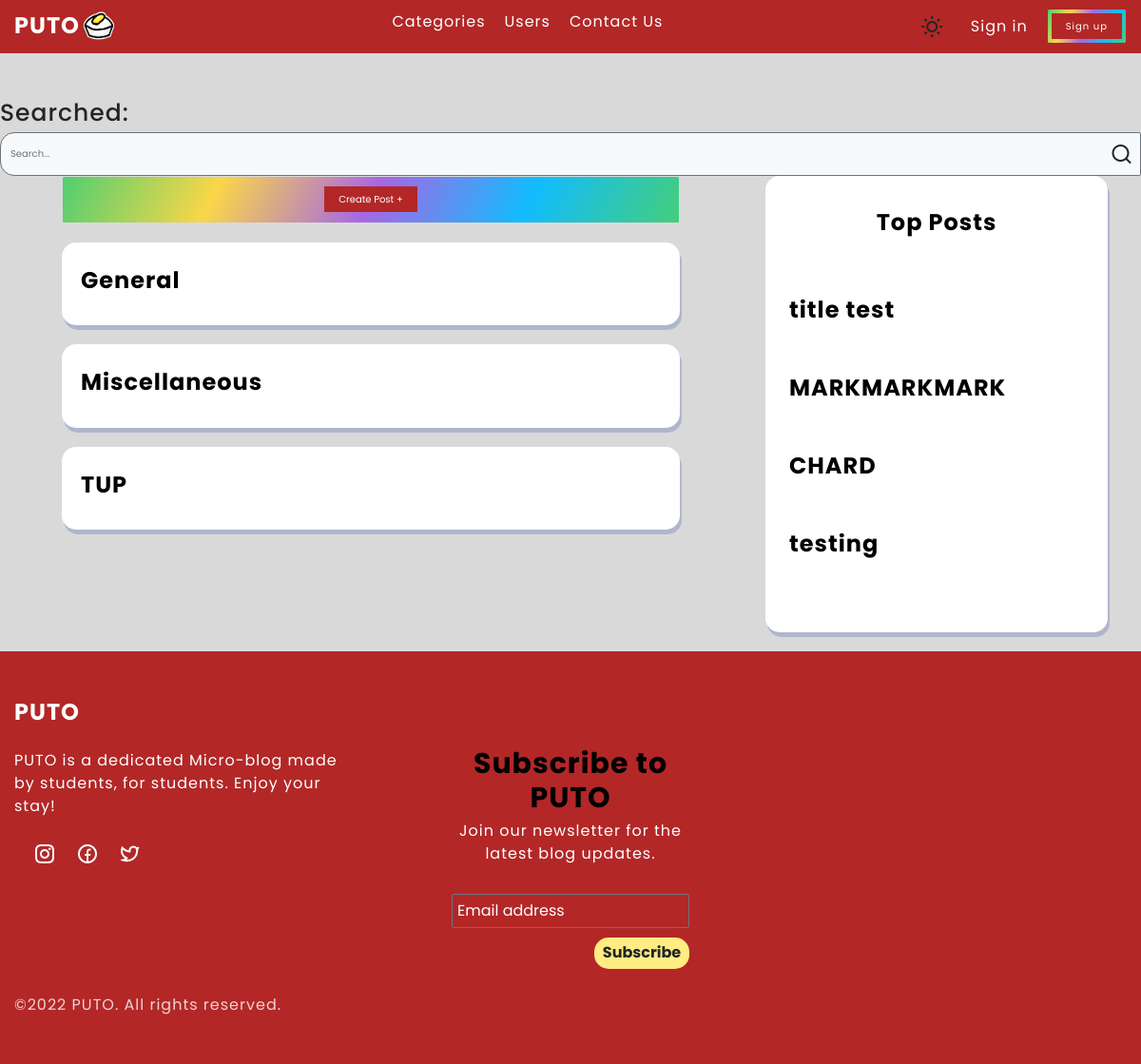
Before: /index.php/categories/skeyword with the older database file.
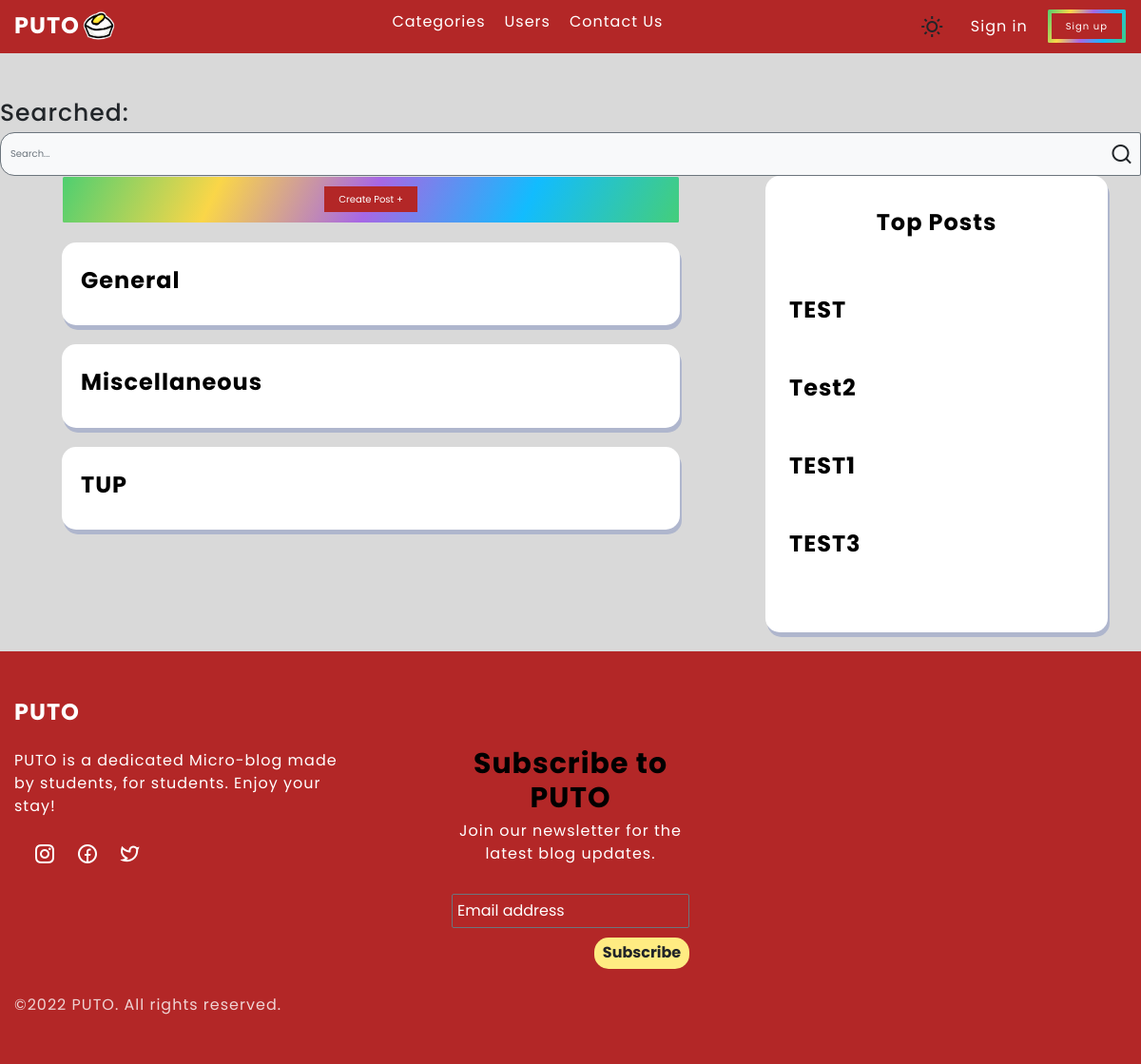
After: the same page with the newer database file.
### tables this page shows
CREATE TABLE `categories` (
  `id` int(255) NOT NULL,
  `name` varchar(255) NOT NULL,
  `date` datetime NOT NULL DEFAULT current_timestamp()
);

CREATE TABLE `posts` (
  `id` int(11) NOT NULL,
  `user_id` int(11) NOT NULL,
  `title` varchar(255) NOT NULL,
  `content` text NOT NULL,
  `created_at` timestamp NOT NULL DEFAULT current_timestamp(),
  `cat_id` int(255) NOT NULL,
  `react_ids` longtext NOT NULL DEFAULT '{"react_ids":[]}',
  `react2_ids` longtext NOT NULL DEFAULT '{"react2_ids":[]}',
  `upvote` int(255) NOT NULL,
  `downvote` int(255) NOT NULL
);

### application/controllers/Categories.php (called while the page is built, shortened)
<?php
class Categories extends CI_Controller{
    public function skeyword(){
        $key = $this->input->post('title');
        $data['pagetit'] = 'Searched: '.$key;
        $data['cats'] = $this->category_model->get_cats_by_search($key);
        $data['pops'] = $this->posts_model->get_posts_by_popularity();
        $this->load->view('templates/header');
        $this->load->view('pages/categories', $data);
        $this->load->view('templates/footer');
    }
}

### index.php (called while the page is built, shortened)
<?php
require_once BASEPATH.'core/CodeIgniter.php';

### application/models/Category_model.php (called while the page is built, shortened)
<?php
class Category_model extends CI_Model{
    public function get_cats_by_search($key){
		$this->db->like('name',$key);
        $query = $this->db->get('categories');
        return $query->result_array();
	}
}

### application/models/Posts_model.php (called while the page is built, shortened)
<?php
class Posts_model extends CI_Model{
    public function get_posts_by_popularity(){
		$this->db->order_by('upvote', 'DESC');
		$query = $this->db->get('posts');
        return $query->result_array();
	}
}

### application/views/pages/categories.php (the view, shortened to what this page needs)
<section class="featured-articles section section-header-offset">
<div class="text-dark text-left mt-3">
    <h1><?php echo $pagetit; ?></h1>
    <form action = "<?php echo site_url('categories/skeyword/');?>" method="post">
      <div class="input-group">
        <input type="text" name="title" placeholder="Search..." class=" bg-light border border-secondary form-control">
        <button class="btn bg-light border-start-0 border border-secondary" type="submit"> <i class="ri-search-line"></i></button>
      </div>
    </form>
</div>
    <div class="featured-articles-container container d-grid">
        <div class="featured-content posts d-grid">
            <?php if(isset($_SESSION['user']['name'])):?>
                <button class="btn sign-up-btn fancy-border screen-sm-hidden " >
                    <a class="justify-content-center"href="<?php echo base_url('posts/create');?>" >
                        <span>Create Post + </span>
                    </a>
                </button>
            <?php else:?>
                <button data-bs-toggle="modal" data-bs-target="#InputModal" class="btn sign-up-btn fancy-border screen-sm-hidden" >
                <span>Create Post + </span>
                </button>
            <?php endif;?>
            <?php foreach ($cats as $cat):?>
                <div class="trending-news-box">
                    <a href="<?php echo base_url('categories/postsbycat/'.$cat['id']);?>"><h3 class="title article-title"><?php echo $cat['name'];?></h3></a>
                </div>
            <?php endforeach;?>
        </div>
        <div class="sidebar d-grid">
            <h3 class="title featured-content-title">Top Posts</h3>
            <?php $i = 0; foreach ($pops as $pop):?>
                <a href="<?php echo base_url('post/'.$pop['id']);?>"><h3 class="title article-title"> <?php echo $pop['title'];?></h3></a>
            <?php endforeach;?>
        </div>
    </div>
</section>

### application/views/templates/header.php (shortened to what this page needs)
<html lang="en">
    <head>
        <link href="https://cdn.jsdelivr.net/npm/bootstrap@5.1.3/dist/css/bootstrap.min.css" rel="stylesheet">
        <link href="https://cdn.jsdelivr.net/npm/remixicon@2.5.0/fonts/remixicon.css" rel="stylesheet">
        <link rel="stylesheet" href="<?php echo base_url('/assets/css/swiper-bundle.min.css')?>" />
        <link rel="stylesheet" href="<?php echo base_url('/assets/css/main.css')?>">
        <link href="https://maxcdn.bootstrapcdn.com/font-awesome/latest/css/font-awesome.min.css" rel="stylesheet">
    </head>
    <header class="header" id="header">
        <nav class="navbar container">
            <a href="<?php echo base_url('dashboard')?>">
                <h2 class="logo mt-2"><b>PUTO</b></h2>
                <div class="logo-image">
                    <img src="<?php echo base_url('/assets/images/featured/PUTOLOGO.png') ?>" width="40" height="50" >
                </div>
            </a>
            <div class="menu" id="menu">
                <ul class="list">
                    <li class="list-item">
                        <a href="<?php echo base_url();?>pages/categories" class="list-link">Categories</a>
                    </li>
                    <li class="list-item">
                        <a href="<?php echo base_url();?>pages/users" class="list-link" class="list-link">Users</a>
                    </li>
                    <li class="list-item">
                    <a href="<?php echo base_url();?>contact" class="list-link" class="list-link">Contact Us</a>
                    </li>
                </ul>
            </div>
            <div class="list list-right">
                <button class="btn place-items-center" id="theme-toggle-btn">
                    <i class="ri-sun-line sun-icon"></i>
                </button>
                <?php $user = $this->session->userdata('user');
                if(isset($user) && $user!=null):?>
                    <button type="button" data-bs-toggle="dropdown" aria-expanded="false">
                        <a href="#menu"> &#9776;</a>
                    <i class="bi bi-list h3"></i>
                    </button>
                    <ul class="dropdown-menu dropdown-menu-end  mx-3 my-2">
                        <li><a class="px-4" href="<?php echo base_url('profile');?>" >
                            <div class="logo-image"  style="text-align:right; margin: 0 auto;">
                                <?php if($user['profile_picture']!='noimage.jpg'):?>
                                <img src="<?php echo base_url('assets/images/profile_picture/' . $user['profile_picture']);?>" width= "40" height="40" style="float:left;" class="rounded rounded-circle">
                                <?php else:?>
                                <img src="<?php echo base_url('assets/images/featured/PROFILEPICPLACEHOLDER.png');?>" width= "40" height="40" style="float:left;" class="rounded rounded-circle">
                                <?php endif;?>
                            </div>
                            <h2 class="mt-2"> <?php echo $this->session->userdata('user')['name'];?> </h2>
                        </a>
                        </li>
                        <li><hr class="dropdown-divider"></li>
                        <li><a class="dropdown-item px-4 " type="button" href = "<?php echo base_url();?>settings/edit_account"><h3>Settings</h3></a></li>
                        <li><a class="dropdown-item px-4" type="button" href = "<?php echo base_url();?>pages/view/about"><h3>About</h3></a></li>
                        <li><a class="dropdown-item px-4" type="button" href = "<?php echo base_url();?>logout"><h3>Logout</h3></a></li>
                    </ul>
                <?php else:?>
                    <a href="<?php echo base_url('login'); ?>" class="list-link screen-sm-hidden">Sign in</a>
                    <a href="<?php echo base_url('register'); ?>" class="btn sign-up-btn fancy-border screen-sm-hidden">
                        <span>Sign up</span>
                    </a>
                <?php endif; ?>
            </div>
        </nav>
    </header>
<body>

### application/views/templates/footer.php (shortened to what this page needs)
    <footer class="footer section">
        <div class="footer-container container d-grid">
            <div class="company-data">
            <a href="<?php echo base_url('dashboard')?>">
                    <h2 class="logo"><b>PUTO</b></h2>
                </a>
                <p class="company-description">PUTO is a dedicated Micro-blog made by students, for students. Enjoy your stay!</p>
                <ul class="list social-media">
                    <li class="list-item">
                        <a href="#" class="list-link"><i class="ri-instagram-line"></i></a>
                    </li>
                    <li class="list-item">
                        <a href="#" class="list-link"><i class="ri-facebook-circle-line"></i></a>
                    </li>
                    <li class="list-item">
                        <a href="#" class="list-link"><i class="ri-twitter-line"></i></a>
                    </li>
                </ul>
                <span class="copyright-notice">&copy;2022 PUTO. All rights reserved.</span>
            </div>
    <section class="newsletter section">
<div class="container">
    <div class="form-container-inner">
    <form id="newsletter" name="newsletter" method="post" action="<?php echo base_url();?>newsletter/index" onsubmit ='return validate()'>
    <h3 class="title newsletter-title">Subscribe to PUTO</h3>
        <p class="newsletter-description">Join our newsletter for the latest blog updates.</p>
        <form action="" class="form">
        <input type="email" name="email" id="email" style="width:250px;height:36px;" placeholder="Email address" class="ps-2 display border border-secondary border-1 rounded rounded-1"></input>
        <button type="submit" value="Submit" class="btn btn-post">Subscribe</button>
        </form>
    </div>
</div>
</section>
            </div>
    </footer>
</body>
</html>

Changed rows visible on the page:
removed posts: title "title test"
removed posts: title "MARKMARKMARK"
removed posts: title "CHARD"
removed posts: title "testing"
added posts: title "TEST"
added posts: title "Test2"
added posts: title "TEST1"
added posts: title "TEST3"
